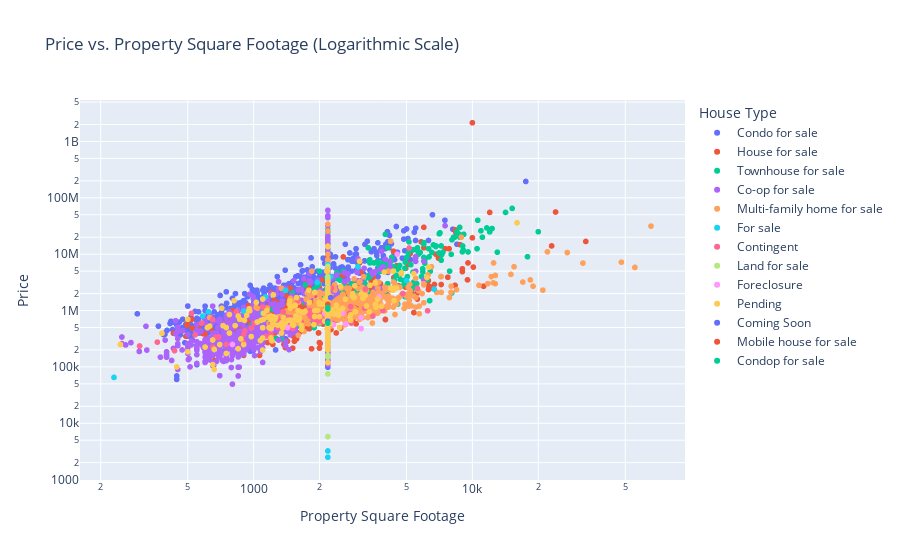

Notebook code for this chart:
### Code cell
scatter_plot_multicolor_log.show()

### Figure 1 — Plotly figure (JSON) as saved in the notebook; plotly's stock layout.template omitted (floating-point values rounded to 4 significant figures; data arrays with more than 128 entries replaced by an {"elided": "..."} marker saying what was removed)
{"data": [{"hovertemplate": "House Type=Condo for sale<br>Property Square Footage=%{x}<br>Price=%{y}<extra></extra>", "legendgroup": "Condo for sale", "marker": {"color": "#636efa", "symbol": "circle"}, "mode": "markers", "name": "Condo for sale", "showlegend": true, "type": "scattergl", "x": {"elided": "891 float values"}, "xaxis": "x", "y": {"elided": "891 int values"}, "yaxis": "y"}, {"hovertemplate": "House Type=House for sale<br>Property Square Footage=%{x}<br>Price=%{y}<extra></extra>", "legendgroup": "House for sale", "marker": {"color": "#EF553B", "symbol": "circle"}, "mode": "markers", "name": "House for sale", "showlegend": true, "type": "scattergl", "x": {"elided": "1012 float values"}, "xaxis": "x", "y": {"elided": "1012 int values"}, "yaxis": "y"}, {"hovertemplate": "House Type=Townhouse for sale<br>Property Square Footage=%{x}<br>Price=%{y}<extra></extra>", "legendgroup": "Townhouse for sale", "marker": {"color": "#00cc96", "symbol": "circle"}, "mode": "markers", "name": "Townhouse for sale", "showlegend": true, "type": "scattergl", "x": {"elided": "299 float values"}, "xaxis": "x", "y": {"elided": "299 int values"}, "yaxis": "y"}, {"hovertemplate": "House Type=Co-op for sale<br>Property Square Footage=%{x}<br>Price=%{y}<extra></extra>", "legendgroup": "Co-op for sale", "marker": {"color": "#ab63fa", "symbol": "circle"}, "mode": "markers", "name": "Co-op for sale", "showlegend": true, "type": "scattergl", "x": {"elided": "1450 float values"}, "xaxis": "x", "y": {"elided": "1450 int values"}, "yaxis": "y"}, {"hovertemplate": "House Type=Multi-family home for sale<br>Property Square Footage=%{x}<br>Price=%{y}<extra></extra>", "legendgroup": "Multi-family home for sale", "marker": {"color": "#FFA15A", "symbol": "circle"}, "mode": "markers", "name": "Multi-family home for sale", "showlegend": true, "type": "scattergl", "x": {"elided": "727 float values"}, "xaxis": "x", "y": {"elided": "727 int values"}, "yaxis": "y"}, {"hovertemplate": "House Type=For sale<br>Property Square Footage=%{x}<br>Price=%{y}<extra></extra>", "legendgroup": "For sale", "marker": {"color": "#19d3f3", "symbol": "circle"}, "mode": "markers", "name": "For sale", "showlegend": true, "type": "scattergl", "x": [1952, 621, 1400, 1132, 230, 6688, 2184.0, 2184.0, 2184.0, 2184.0, 1100, 2184.0, 2184.0, 2184.0, 2184.0, 2248, 585, 3000, 900, 5000], "xaxis": "x", "y": [3150000, 950000, 2280000, 1740000, 65000, 2400000, 2700000, 6500000, 815000, 989000, 899000, 325000, 3225, 2494, 1100000, 4000000, 799000, 5999000, 975000, 3399000], "yaxis": "y"}, {"hovertemplate": "House Type=Contingent<br>Property Square Footage=%{x}<br>Price=%{y}<extra></extra>", "legendgroup": "Contingent", "marker": {"color": "#FF6692", "symbol": "circle"}, "mode": "markers", "name": "Contingent", "showlegend": true, "type": "scattergl", "x": [1400, 1784, 2800, 1288, 1430, 978, 2310, 1495, 900, 1200, 4803, 1188, 1860, 750, 2280, 1943, 1008, 1486, 1798, 3900, 5600, 1950, 1316, 1871, 1592, 1240, 1880, 2050, 1424, 1188, 1200, 2774, 1360, 1424, 3219, 1180, 1498, 1200, 1312, 693, 435, 1137, 1137, 2744, 1816, 3510, 650, 1976, 1865, 520, 834, 900, 1450, 2184.0, 1364, 363, 2268, 1590, 1182, 1242, 1510, 6240, 5139, 670, 1476, 1100, 2080, 2532, 650, 2184.0, 1200, 3248, 1976, 2184.0, 912, 2184.0, 1870, 301, 2184.0, 2184.0, 540, 1650, 2052, 2184.0, 1352, 2115, 2184.0, 578], "xaxis": "x", "y": [619888, 899999, 599000, 499000, 720000, 489000, 589000, 614900, 275000, 575000, 1999999, 479888, 795000, 249999, 869900, 619000, 599000, 689900, 999000, 999999, 2473888, 785000, 675000, 789000, 748000, 750000, 999999, 835000, 759000, 459000, 379000, 1175000, 639000, 550000, 1099000, 349000, 725000, 299998, 699000, 339000, 193999, 350000, 350000, 898000, 799900, 799900, 695000, 740000, 789888, 895000, 960000, 375000, 499000, 595000, 950000, 275000, 2499000, 1495000, 840000, 748800, 479999, 990000, 12850000, 335900, 750000, 1150000, 898888, 984900, 225000, 1875000, 495000, 2400000, 850000, 468000, 436000, 389000, 699888, 235000, 595000, 725000, 368888, 625000, 649999, 499000, 469000, 669000, 495000, 599000], "yaxis": "y"}, {"hovertemplate": "House Type=Land for sale<br>Property Square Footage=%{x}<br>Price=%{y}<extra></extra>", "legendgroup": "Land for sale", "marker": {"color": "#B6E880", "symbol": "circle"}, "mode": "markers", "name": "Land for sale", "showlegend": true, "type": "scattergl", "x": [2184.0, 2184.0, 2184.0, 2184.0, 2184.0, 2184.0, 2184.0, 950, 2184.0, 2184.0, 2184.0, 2184.0, 2184.0, 2184.0, 2184.0, 2184.0, 2184.0, 2184.0, 2184.0, 2184.0, 2184.0, 2184.0, 2184.0, 2184.0, 2184.0, 2184.0, 2184.0, 2184.0, 2184.0, 2184.0, 2184.0, 2184.0, 2184.0, 2184.0, 2184.0, 2184.0, 2184.0, 2184.0, 2184.0, 2184.0, 2184.0, 2184.0, 2184.0, 2184.0, 2184.0, 2184.0, 2184.0, 2184.0, 2184.0], "xaxis": "x", "y": [1685000, 2550000, 119000, 5800, 650000, 3950000, 2999950, 999000, 289000, 790000, 6100000, 350000, 450000, 2999999, 2500000, 350000, 150000, 3600000, 150000, 199000, 2000000, 2200000, 650000, 149000, 799999, 265000, 795000, 1245000, 549000, 299000, 348000, 1395000, 285000, 1200000, 160000, 250000, 250000, 399900, 399900, 1400000, 750000, 650000, 1100000, 75000, 1002500, 675000, 675000, 1499000, 225000], "yaxis": "y"}, {"hovertemplate": "House Type=Foreclosure<br>Property Square Footage=%{x}<br>Price=%{y}<extra></extra>", "legendgroup": "Foreclosure", "marker": {"color": "#FF97FF", "symbol": "circle"}, "mode": "markers", "name": "Foreclosure", "showlegend": true, "type": "scattergl", "x": [2184.0, 3740, 3100, 4531, 2640, 2318, 800, 2550, 3098, 1428, 1344, 2116, 1584, 1204], "xaxis": "x", "y": [269000, 1749900, 479000, 9999000, 579900, 560000, 249900, 899900, 750000, 499000, 605000, 886545, 800000, 475000], "yaxis": "y"}, {"hovertemplate": "House Type=Pending<br>Property Square Footage=%{x}<br>Price=%{y}<extra></extra>", "legendgroup": "Pending", "marker": {"color": "#FECB52", "symbol": "circle"}, "mode": "markers", "name": "Pending", "showlegend": true, "type": "scattergl", "x": {"elided": "243 float values"}, "xaxis": "x", "y": {"elided": "243 int values"}, "yaxis": "y"}, {"hovertemplate": "House Type=Coming Soon<br>Property Square Footage=%{x}<br>Price=%{y}<extra></extra>", "legendgroup": "Coming Soon", "marker": {"color": "#636efa", "symbol": "circle"}, "mode": "markers", "name": "Coming Soon", "showlegend": true, "type": "scattergl", "x": [2184.0, 2250], "xaxis": "x", "y": [649000, 1695000], "yaxis": "y"}, {"hovertemplate": "House Type=Mobile house for sale<br>Property Square Footage=%{x}<br>Price=%{y}<extra></extra>", "legendgroup": "Mobile house for sale", "marker": {"color": "#EF553B", "symbol": "circle"}, "mode": "markers", "name": "Mobile house for sale", "showlegend": true, "type": "scattergl", "x": [2184.0], "xaxis": "x", "y": [1288000], "yaxis": "y"}, {"hovertemplate": "House Type=Condop for sale<br>Property Square Footage=%{x}<br>Price=%{y}<extra></extra>", "legendgroup": "Condop for sale", "marker": {"color": "#00cc96", "symbol": "circle"}, "mode": "markers", "name": "Condop for sale", "showlegend": true, "type": "scattergl", "x": [2184.0, 2184.0, 2184.0, 2184.0, 2184.0], "xaxis": "x", "y": [598000, 1065000, 1080000, 1125000, 1125000], "yaxis": "y"}], "layout": {"legend": {"title": {"text": "House Type"}, "tracegroupgap": 0}, "title": {"text": "Price vs. Property Square Footage (Logarithmic Scale)"}, "xaxis": {"anchor": "y", "domain": [0, 1], "title": {"text": "Property Square Footage"}, "type": "log"}, "yaxis": {"anchor": "x", "domain": [0, 1], "title": {"text": "Price"}, "type": "log"}}}
